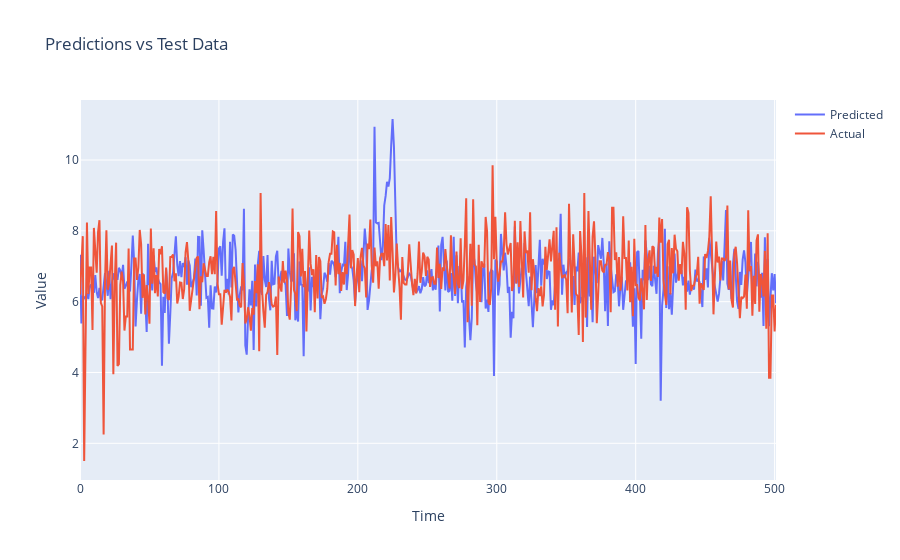

Notebook code cell kept with this figure:
### Code cell
import plotly.graph_objects as go

# Convert pred and test to lists
pred_list = pred.pd_dataframe().values.flatten().tolist()
test_list = test.pd_dataframe().values.flatten().tolist()
mse_value , mape_value ,mae_value ,rmse_value = Evaluations_metrics(test_list ,pred_list )

# Create traces for predictions and test set
pred_trace = go.Scatter(
    x=list(range(len(pred_list))),
    y=pred_list,
    mode='lines',
    name='Predicted'
)

test_trace = go.Scatter(
    x=list(range(len(test_list))),
    y=test_list,
    mode='lines',
    name='Actual'
)

# Create the layout for the plot
layout = go.Layout(
    title='Predictions vs Test Data',
    xaxis=dict(title='Time'),
    yaxis=dict(title='Value')
)

# Create the figure and add the traces
fig = go.Figure(data=[pred_trace, test_trace], layout=layout)

# Show the plot
fig.show()

### Figure 1 — Plotly figure (JSON) as saved in the notebook; plotly's stock layout.template omitted (floating-point values rounded to 4 significant figures; data arrays with more than 128 entries replaced by an {"elided": "..."} marker saying what was removed)
{"data": [{"mode": "lines", "name": "Predicted", "type": "scatter", "x": {"elided": "502 int values"}, "y": {"elided": "502 float values"}}, {"mode": "lines", "name": "Actual", "type": "scatter", "x": {"elided": "502 int values"}, "y": {"elided": "502 float values"}}], "layout": {"title": {"text": "Predictions vs Test Data"}, "xaxis": {"title": {"text": "Time"}}, "yaxis": {"title": {"text": "Value"}}}}
